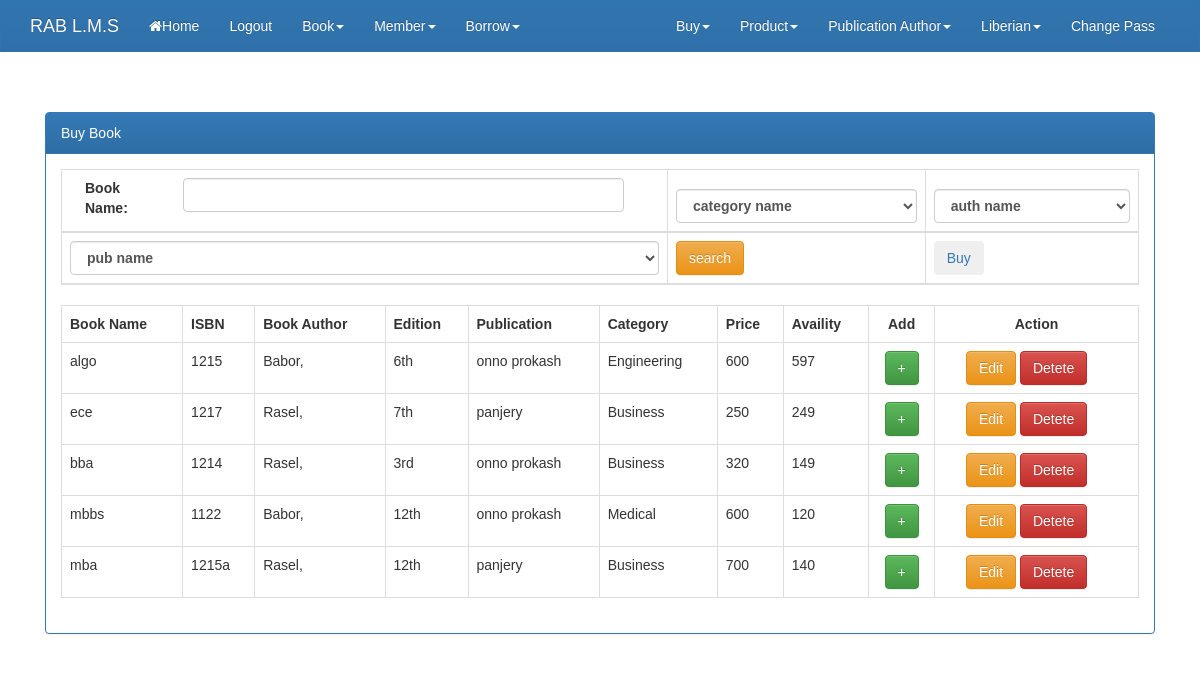
Page /buybook.php (signed in) on the committed database.
### tables this page shows
CREATE TABLE IF NOT EXISTS `book` (
  `book_id` int(11) NOT NULL AUTO_INCREMENT,
  `book_name` varchar(250) NOT NULL,
  `category` varchar(50) NOT NULL,
  `book_price` int(11) NOT NULL,
  `book_edition` varchar(50) NOT NULL,
  `ISBN_number` varchar(70) NOT NULL,
  `book_pub` int(11) NOT NULL,
  `available` int(11) NOT NULL,
  PRIMARY KEY (`book_id`)
);

CREATE TABLE IF NOT EXISTS `publisher` (
  `pub_id` int(11) NOT NULL AUTO_INCREMENT,
  `pub_name` varchar(100) NOT NULL,
  `publication` varchar(300) NOT NULL,
  `pub_address` varchar(1000) NOT NULL,
  `pub_phone` varchar(50) NOT NULL,
  PRIMARY KEY (`pub_id`)
);

### buybook.php (the view, shortened to what this page needs)
<?php
	require_once('db.php');
	if(isset($_POST['search'])){
		$sql_s_b = "SELECT * FROM `book`,publisher WHERE book.book_pub=publisher.pub_id ";
		if(isset( $_POST['b_n'] )){
			$sql_s_b .= " and book.book_name like '%{$_POST['b_n']}%' ";
		}
		if(isset( $_POST['c_n'] )){
			$sql_s_b .= " and book.category = '{$_POST['c_n']}' ";
		}
		if(isset( $_POST['p_n'] )){
			$sql_s_b .= " and publisher.pub_id ={$_POST['p_n']} ";
		}
		if(isset( $_POST['a_n'] )){
			$sql_s_b = "SELECT * FROM `book`,author,book_author ,publisher
						WHERE book_author.book_id = book.book_id
						and  book.book_pub=publisher.pub_id
						and book_author.author_id = author.author_id and author.author_id = {$_POST['a_n']}";
		}
		$books = $con->query($sql_s_b);
	}else{
		$sql_s_b = "SELECT * FROM `book`,publisher WHERE book.book_pub=publisher.pub_id limit 20";
		$books = $con->query($sql_s_b);
	}
?>
<!DOCTYPE html>
<html lang="en">
	<head>
		<link rel="stylesheet" href="css/font-awesome.min.css">
		<link rel="stylesheet" href="css/w3.css">
		<link rel="stylesheet" href="css/bootstrap.min.css">
		<link rel="stylesheet" href="css/bootstrap-theme.min.css">
		<link rel="stylesheet" href="css/style.css">
	</head>
<body>
  <?php require_once('navbar.php'); ?>
<div class="container">
	   <div class="col-md-12 " style="margin-top:40px">
	   <div class="panel panel-primary">
		<div class="panel-heading">Buy Book</div>
		<div class="panel-body">
    <div class="table-responsive">
    <table class="table table-bordered">
    <thead>
      <tr>
        <th>
		<form action="" method="post" >
          <label class="control-label col-sm-2" for="email">Book Name:</label>
          <div class="col-md-4" style="width: 80%">
           <input type="text" id="disabledTextInput" name="b_n" class="form-control">
        </div>
        </th>
        <th>
			<select class="form-control" name="c_n">
				<option selected disabled>category name</option>
			</select>
      </th>
        <th>
          <select  class="form-control" name="a_n">
				<option selected disabled>auth name</option>
			</select>
        </th>
      </tr>
	  <tr>
        <th>
			<select  class="form-control" name="p_n">
          <option selected disabled>pub name</option>
          </select>
        </th>
        <th>
			<button type="submit" class="btn btn-warning" name="search" >search</button>
		</th>
		<th>
			<a href="issuebuy.php"><button type="button" class="btn btn-inform" name="search" >Buy</button></a>
		</th>
      </tr>
    </thead>
	</table>
	<table class="table table-bordered">
      <tr>
        <th>Book Name</th>
        <th>ISBN</th>
        <th>Book Author</th>
        <th>Edition</th>
        <th>Publication</th>
        <th>Category</th>
        <th>Price</th>
        <th>Availity</th>
        <th style="text-align:center;" >Add</th>
        <th style="text-align:center;" >Action</th>
      </tr>
	  <?php
			while($b = $books->fetch_object()):
			$sql_auth_n = $sql_s_b = " SELECT author.author_name FROM `book`,author,book_author
						WHERE book_author.book_id = book.book_id
						and book_author.author_id = author.author_id and book_author.book_id = {$b->book_id} ";
			$auth_rs = $con->query($sql_auth_n);
			$a_name = "";
			while($a = $auth_rs->fetch_object()){
				$a_name .= $a->author_name;
				$a_name .=", ";
			}
	  ?>
      <tr>
        <td><?php echo $b->book_name; ?></td>
        <td><?php echo $b->ISBN_number; ?></td>
        <td><?php echo $a_name; ?></td>
        <td><?php echo $b->book_edition; ?></td>
        <td><?php echo $b->publication; ?></td>
        <td><?php echo $b->category; ?></td>
        <td><?php echo $b->book_price; ?></td>
        <td><?php echo $b->available; ?></td>
        <td style="text-align:center;" ><a href="add_to_buy.php?b_id=<?php echo $b->book_id; ?>" ><button type="button" class="btn btn-success">+</button></a></td>
        <td style="text-align:center;" >
          <a href="addbook.php?b_id=<?php echo  $b->book_id;  ?>" ><button type="button" class="btn btn-warning">Edit</button></a>
          <a  href="del_book.php?b_id=<?php echo $b->book_id;  ?>" ><button type="button" class="btn btn-danger" style="margin-right: 20px">Detete</button></a>
        </td>
      </tr>
	  <?php endwhile; ?>
	</table>
  </div>
  </div>
</div>
</div>
</div>
</body>
</html>

### css/w3.css (style rules this page uses)
* { -webkit-box-sizing:border-box;-moz-box-sizing:border-box;box-sizing:border-box }
html { -ms-text-size-adjust:100%;-webkit-text-size-adjust:100% }
body { margin:0 }
a { -webkit-tap-highlight-color:transparent;background-color:transparent }
button,input,optgroup,select,textarea { color:inherit;font:inherit;margin:0 }
button { overflow:visible }
button,select { text-transform:none }
button,html input[type=button],input[type=reset],input[type=submit] { -webkit-appearance:button;cursor:pointer }
html,body { font-family:Verdana,sans-serif;font-size:15px;line-height:1.5 }
a { color:inherit }
table { border-collapse:collapse;border-spacing:0;width:100%;display:table }
table,th,td { border:none }

### css/style.css (style rules this page uses)
body { font-family: Arial, Helvetica, sans-serif; }
td { font-family: Arial, Helvetica, sans-serif; }
th { font-family: Arial, Helvetica, sans-serif; }
.table { border: 1px solid #dddddd; }

### rows in the picture
book: book_name "algo", ISBN_number "1215", a_name "Babor,", book_edition "6th", publisher.publication "onno prokash", category "Engineering", book_price "600", available "597"
book: book_name "ece", ISBN_number "1217", a_name "Rasel,", book_edition "7th", publisher.publication "panjery", category "Business", book_price "250", available "249"
book: book_name "bba", ISBN_number "1214", a_name "Rasel,", book_edition "3rd", publisher.publication "onno prokash", category "Business", book_price "320", available "149"
book: book_name "mbbs", ISBN_number "1122", a_name "Babor,", book_edition "12th", publisher.publication "onno prokash", category "Medical", book_price "600", available "120"
book: book_name "mba", ISBN_number "1215a", a_name "Rasel,", book_edition "12th", publisher.publication "panjery", category "Business", book_price "700", available "140"
